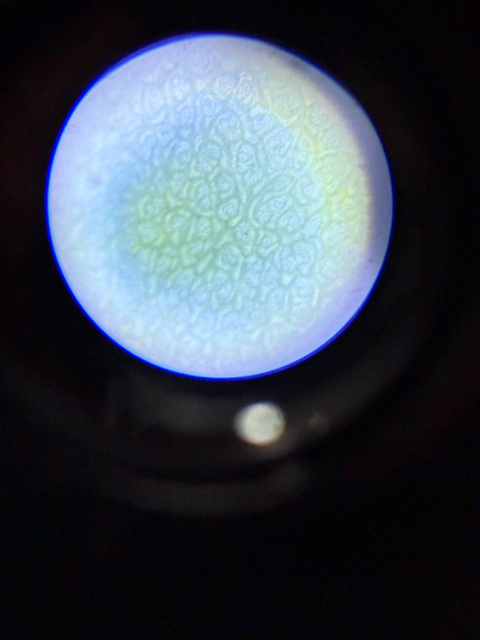
#> input picture reports/2026-07-02_microscopy-cell-structure/images/control_246351.jpg, 960 x 1280 px (shown at 1/2 size); its folder holds only this picture in this run
$ python cv_morphometry.py
#> lines starting #> are read from the running program, lines starting #| are printed output that depends on the picture; after the words box and inside, x2 and y2 are one past the last pixel; in counts of white or black regions, pixels touching at a corner belong together
#!/usr/bin/env python3
"""Fast CLASSICAL-CV cell morphometry (skimage watershed) as method-3 triangulation.
NOT deep learning: DL (Cellpose cpsam) was attempted but CPU-impractical here (no usable GPU).
Uncalibrated (px, no µm), wavy pavement cells → approximate; reported for method-agreement only.
Usage: python cv_morphometry.py images/"""
import sys,os,glob,hashlib,collections,numpy as np
from PIL import Image
from skimage import filters, measure, segmentation, morphology, exposure
from scipy import ndimage as ndi
def fov(path,maxdim=700):
#> called with maxdim = 700
    a=np.asarray(Image.open(path).convert("L"),dtype=np.uint8)
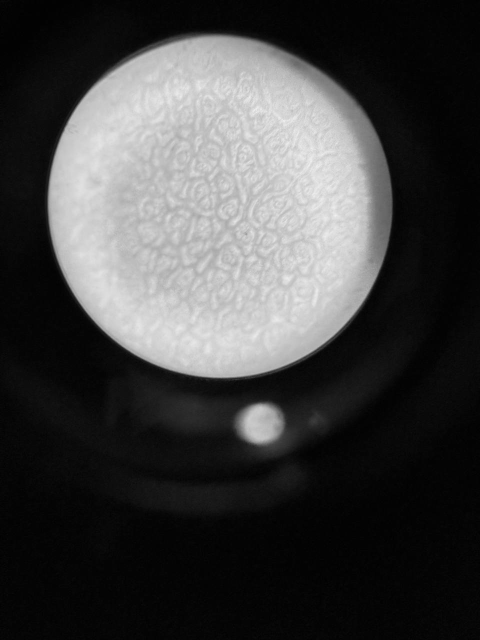
#> a: shape (1280, 960) (shown at 1/2 size); min 0, max 245, mean 66
    af=a.astype(float); thr=max(af.mean()+0.2*af.std(), af.max()*0.25); m=af>thr
#> after `thr = max(af.mean() + 0.2 * af.std(), af.max() * 0.25)`: thr = 83.49
#> after `m = af > thr`:
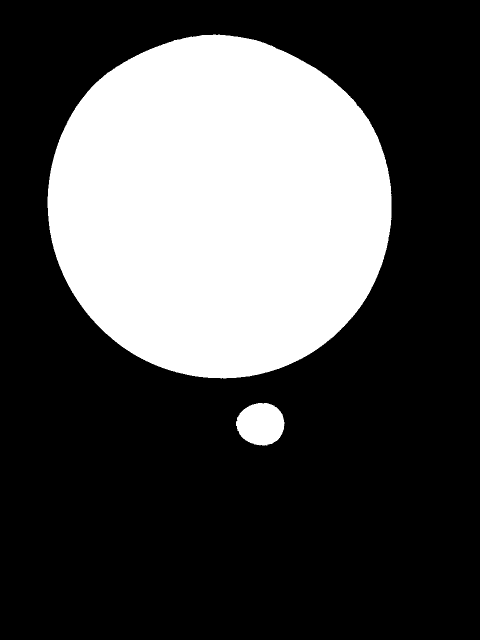
#> m: shape (1280, 960) bool (shown at 1/2 size); 30.7% white; 2 white regions, box (x1, y1, x2, y2) and area: (95, 69, 783, 757) 370678, (472, 806, 569, 891) 6417
    ys,xs=np.where(m)
    if len(xs)<100: return None,None
    a=a[ys.min():ys.max()+1, xs.min():xs.max()+1]; m=m[ys.min():ys.max()+1, xs.min():xs.max()+1]
#> after `m = m[ys.min():ys.max() + 1, xs.min():xs.max() + 1]`: m: shape (822, 688) bool; 66.7% white; 9 black regions (6 under 20 px), largest, box (x1, y1, x2, y2) and area: (0, 347, 688, 822) 137177, (345, 0, 688, 314) 26896, (0, 0, 331, 324) 24354
    im=Image.fromarray(a)
    if max(im.size)>maxdim:
        s=maxdim/max(im.size); im=im.resize((int(im.size[0]*s),int(im.size[1]*s)))
#> after `s = maxdim / max(im.size)`: s = 0.852
        m=np.asarray(Image.fromarray(m.astype('uint8')*255).resize(im.size))>127
#> m: shape (700, 585) bool; 66.7% white; 9 black regions (6 under 20 px), largest, box (x1, y1, x2, y2) and area: (0, 296, 585, 700) 99342, (293, 0, 585, 267) 19483, (0, 0, 281, 276) 17647
    return exposure.equalize_adapthist(np.asarray(im)), m
def seg(path):
    img,m=fov(path)
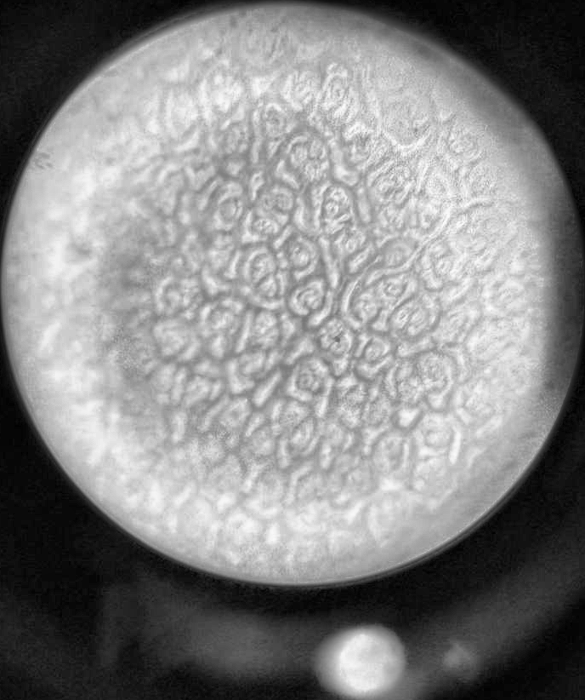
#> img: shape (700, 585) float64; min 0, max 1, mean 0.521
    if img is None: return None
    # cell walls = ridges (sato); interiors = low-ridge regions
    ridges=filters.sato(img, sigmas=range(1,4), black_ridges=False)
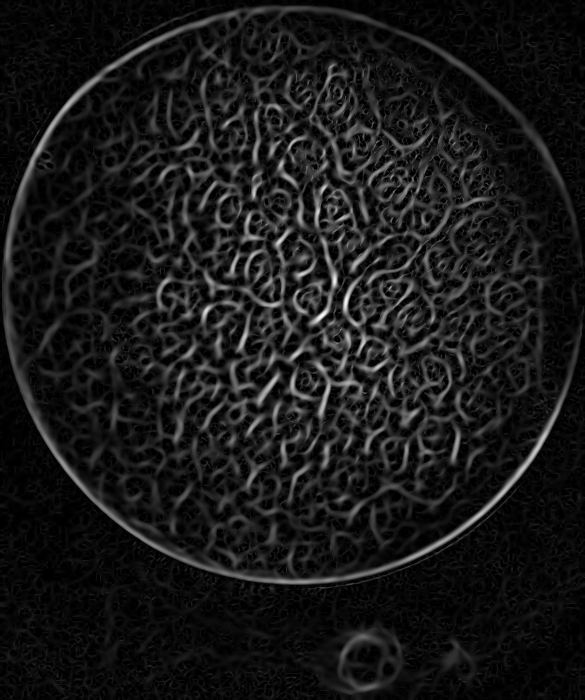
#> ridges: shape (700, 585) float64; min 0, max 0.137, mean 0.0131; drawn with min black and max white
    walls=ridges>filters.threshold_otsu(ridges)
#> walls: shape (700, 585) bool; 16.8% white; 531 white regions (338 under 20 px), largest, box (x1, y1, x2, y2) and area: (184, 148, 492, 474) 21144, (4, 9, 578, 585) 8836, (273, 62, 433, 190) 4368
    interior=~walls & m
#> interior: shape (700, 585) bool; 49.9% white; 116 white regions (71 under 20 px), largest, box (x1, y1, x2, y2) and area: (8, 0, 585, 579) 195149, (321, 628, 403, 700) 3840, (342, 131, 401, 173) 1069
    interior=morphology.remove_small_objects(interior, 20)
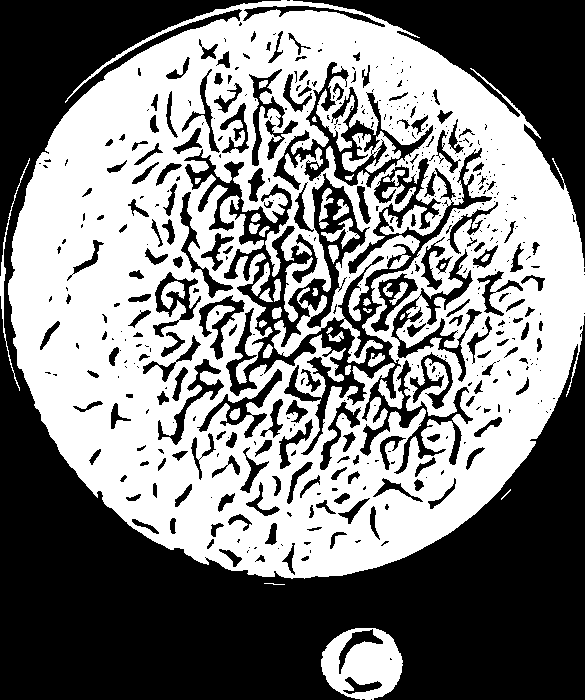
#> interior: shape (700, 585) bool; 49.7% white; 39 white regions, largest, box (x1, y1, x2, y2) and area: (8, 0, 585, 579) 194974, (321, 628, 403, 700) 3840, (342, 131, 401, 173) 1068
    dist=ndi.distance_transform_edt(interior)
    coords=morphology.local_maxima(filters.gaussian(dist,1))
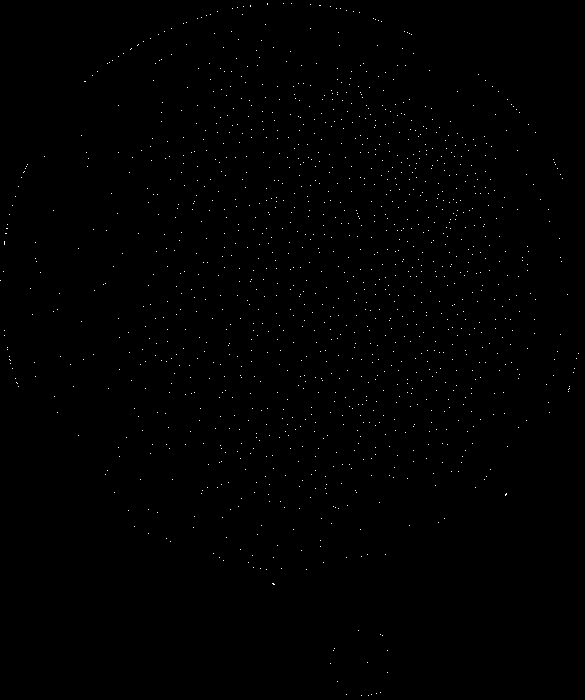
#> coords: shape (700, 585) bool; 0.32% white in thin lines or dots
    markers=measure.label(coords & (dist>2))
#> markers: shape (700, 585) int32; 1177 distinct labels, from 0 to 1176
    if markers.max()<2: return None
    lbl=segmentation.watershed(-dist, markers, mask=interior)
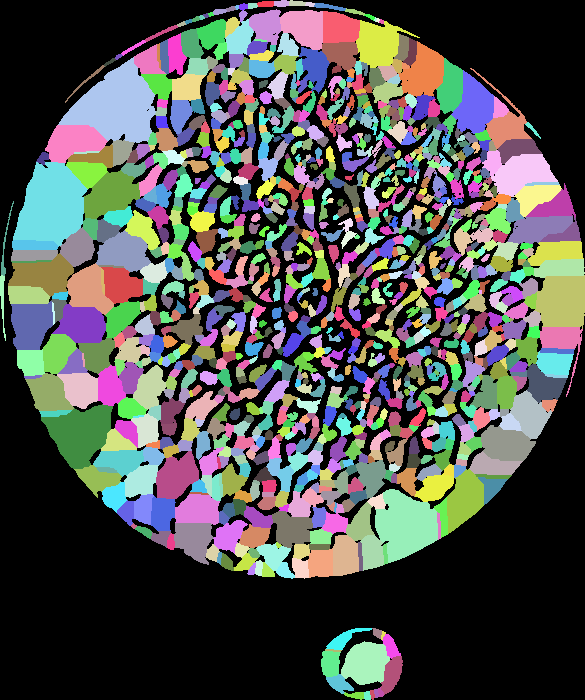
#> lbl: shape (700, 585) int32; 1177 distinct labels, from 0 to 1176; one colour per label, 0 black
    props=[p for p in measure.regionprops(lbl) if 15<=p.area<=img.size*0.2]
#> props = 1169 regions; largest, box (x1, y1, x2, y2) and area: (58, 57, 156, 143) 4650, (13, 162, 88, 246) 4314, (375, 489, 438, 563) 3153, (41, 404, 113, 469) 2813, (534, 275, 585, 329) 2287
    if not props: return None
    areas=[p.area for p in props]
#> areas = 1169 values, max 4650 at index 110, min 15 at index 730, mean 173.9
    circ=[min(1,4*np.pi*p.area/(p.perimeter**2+1e-9)) for p in props if p.perimeter>0]
#> circ = 1169 values, max 1 at index 7, min 0.121 at index 571, mean 0.799
    return dict(n=len(props), area=float(np.median(areas)),
                circ=float(np.median(circ)), dens=len(props)/(m.sum()+1e-9)*1e4)
def main(imgdir):
    md5=lambda p:hashlib.md5(open(p,'rb').read()).hexdigest()
    seen=set(); g=collections.defaultdict(lambda:collections.defaultdict(list))
    for f in sorted(glob.glob(f"{imgdir}/*.jpg")):
        h=md5(f)
        if h in seen: print("DUP skip",os.path.basename(f)); continue
        seen.add(h); lab="control" if os.path.basename(f).startswith("control") else "treated"
        r=seg(f)
#> r = {'n': 1169, 'area': 83, 'circ': 0.814, 'dens': 42.82}
        if not r: print(os.path.basename(f),"seg-none"); continue
        print(f"{lab:8s} {os.path.basename(f)[:38]:38s} n={r['n']:4d} medArea={r['area']:6.1f} medCirc={r['circ']:.3f} dens/10kFOVpx={r['dens']:.2f}")
#| control  control_246351.jpg                     n=1169 medArea=  83.0 medCirc=0.814 dens/10kFOVpx=42.82
        for k in r: g[lab][k].append(r[k])
#> this loop made 4 passes
    print("\n=== group medians (control vs treated), classical watershed, uncalibrated ===")
    for k in ['n','area','circ','dens']:
        if g['control'][k] and g['treated'][k]:
            c=float(np.median(g['control'][k])); t=float(np.median(g['treated'][k]))
            print(f"  {k:5s} control={c:.3f} treated={t:.3f} Δ={100*(t-c)/(c+1e-9):+.1f}%")
if __name__=="__main__": main(sys.argv[1] if len(sys.argv)>1 else "images")

$ run again, on reports/2026-07-02_microscopy-cell-structure/images/treated_17_18_fractal_246362.jpg
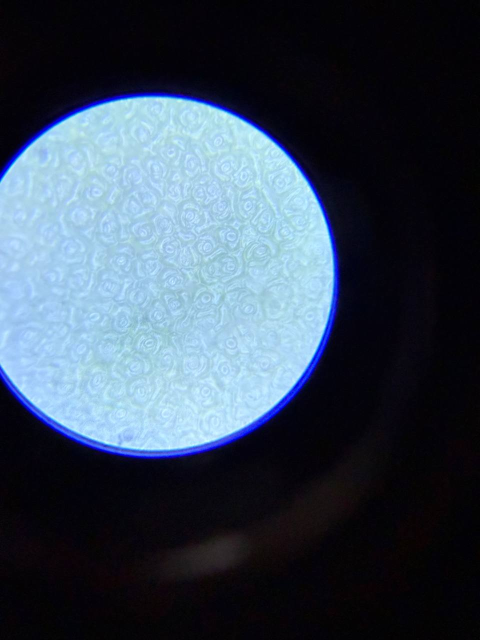
#> input picture reports/2026-07-02_microscopy-cell-structure/images/treated_17_18_fractal_246362.jpg, 960 x 1280 px (shown at 1/2 size)
#> thr = 87.03
#> in fov, `m = af > thr`:
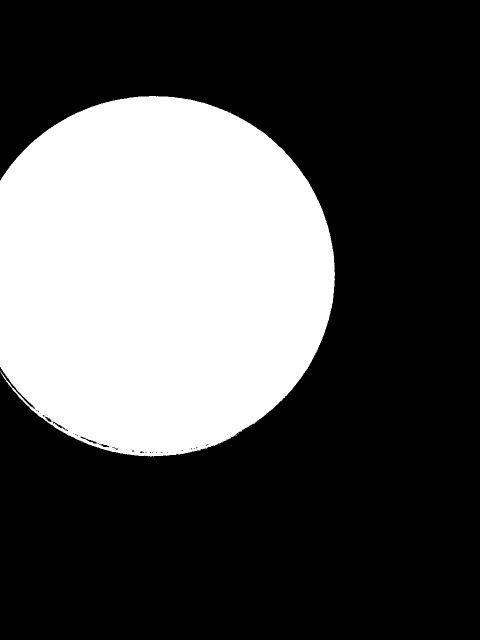
#> m: shape (1280, 960) bool (shown at 1/2 size); 32% white; 1 white region, box (x1, y1, x2, y2) and area: (0, 192, 670, 913) 393826
#> walls: shape (700, 650) bool; 21.7% white; 838 white regions (422 under 20 px), largest, box (x1, y1, x2, y2) and area: (0, 2, 646, 687) 18561, (430, 176, 535, 364) 2988, (1, 536, 423, 698) 1755
#> coords: shape (700, 650) bool; 0.49% white in thin lines or dots
#> markers: shape (700, 650) int32; 1921 distinct labels, from 0 to 1920
#> in seg, `lbl=segmentation.watershed(-dist, markers, mask=interior)`:
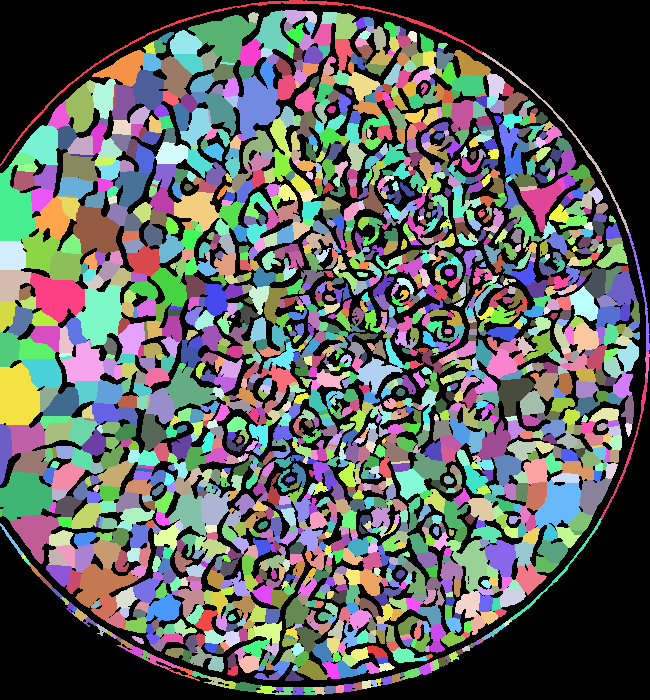
#> lbl: shape (700, 650) int32; 1921 distinct labels, from 0 to 1920; one colour per label, 0 black
#> props = 1904 regions; largest, box (x1, y1, x2, y2) and area: (0, 363, 40, 425) 2066, (75, 285, 123, 347) 1937, (0, 472, 53, 521) 1906, (0, 166, 36, 241) 1832, (30, 272, 85, 323) 1762
#> areas = 1904 values, max 2066 at index 1063, min 15 at index 215, mean 143.2
#> circ = 1904 values, max 1 at index 9, min 0.0192 at index 0, mean 0.807
#> r = {'n': 1904, 'area': 83, 'circ': 0.819, 'dens': 51.33}
#| treated  treated_17_18_fractal_246362.jpg       n=1904 medArea=  83.0 medCirc=0.819 dens/10kFOVpx=51.33
#> the loop in main, `for k in r: g[lab][k].append(r[k])` made 4 passes

$ run again, on reports/2026-07-02_microscopy-cell-structure/images/treated_17_19_fractal_246352.jpg
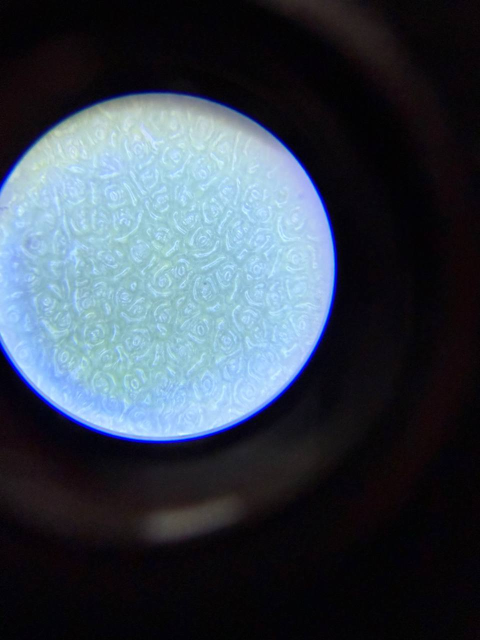
#> input picture reports/2026-07-02_microscopy-cell-structure/images/treated_17_19_fractal_246352.jpg, 960 x 1280 px (shown at 1/2 size)
#> thr = 82.53
#> in fov, `m = af > thr`:
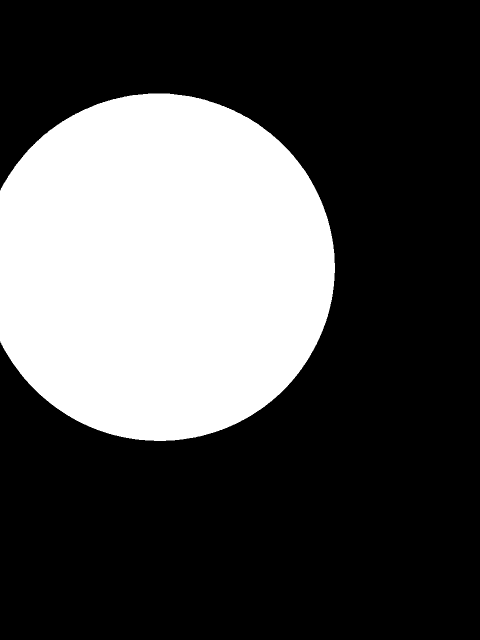
#> m: shape (1280, 960) bool (shown at 1/2 size); 30.7% white; 1 white region, box (x1, y1, x2, y2) and area: (0, 187, 670, 882) 376974
#> walls: shape (695, 670) bool; 19.6% white; 715 white regions (308 under 20 px), largest, box (x1, y1, x2, y2) and area: (0, 475, 591, 686) 5487, (70, 418, 210, 564) 3041, (194, 500, 295, 658) 2264
#> coords: shape (695, 670) bool; 0.41% white in thin lines or dots
#> markers: shape (695, 670) int32; 1704 distinct labels, from 0 to 1703
#> in seg, `lbl=segmentation.watershed(-dist, markers, mask=interior)`:
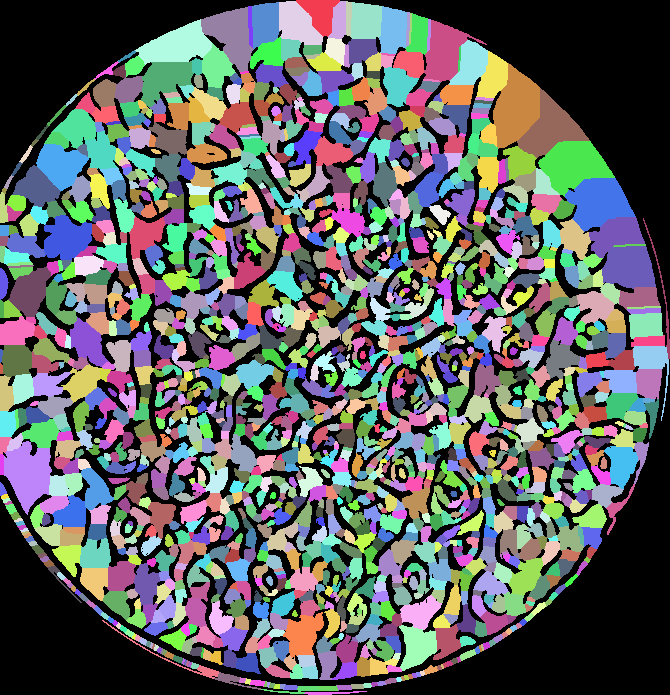
#> lbl: shape (695, 670) int32; 1704 distinct labels, from 0 to 1703; one colour per label, 0 black
#> props = 1689 regions; largest, box (x1, y1, x2, y2) and area: (493, 63, 540, 149) 2594, (538, 141, 615, 197) 2495, (565, 178, 636, 232) 2375, (4, 441, 52, 515) 2232, (517, 88, 590, 158) 2169
#> areas = 1689 values, max 2594 at index 104, min 15 at index 974, mean 168.5
#> circ = 1689 values, max 1 at index 44, min 0.0607 at index 714, mean 0.794
#> r = {'n': 1689, 'area': 100, 'circ': 0.808, 'dens': 44.8}
#| treated  treated_17_19_fractal_246352.jpg       n=1689 medArea= 100.0 medCirc=0.808 dens/10kFOVpx=44.80
#> the loop in main, `for k in r: g[lab][k].append(r[k])` made 4 passes

$ run again, on reports/2026-07-02_microscopy-cell-structure/images/control_246353.jpg
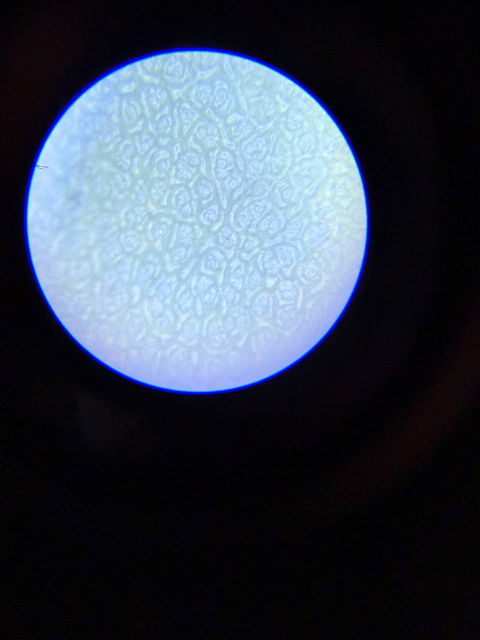
#> input picture reports/2026-07-02_microscopy-cell-structure/images/control_246353.jpg, 960 x 1280 px (shown at 1/2 size)
#> thr = 81.53
#> walls: shape (683, 682) bool; 18.6% white; 616 white regions (313 under 20 px), largest, box (x1, y1, x2, y2) and area: (3, 0, 680, 680) 17766, (368, 292, 552, 519) 5493, (358, 186, 431, 363) 3133
#> coords: shape (683, 682) bool; 0.41% white in thin lines or dots
#> markers: shape (683, 682) int32; 1454 distinct labels, from 0 to 1453
#> in seg, `lbl=segmentation.watershed(-dist, markers, mask=interior)`:
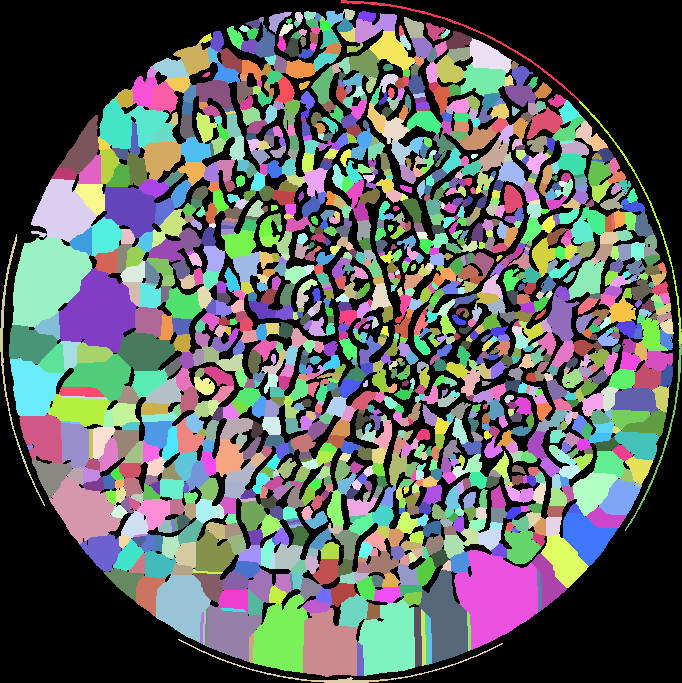
#> lbl: shape (683, 682) int32; 1454 distinct labels, from 0 to 1453; one colour per label, 0 black
#> props = 1446 regions; largest, box (x1, y1, x2, y2) and area: (454, 550, 538, 650) 5500, (12, 237, 92, 328) 4902, (59, 268, 137, 353) 4333, (358, 599, 415, 676) 3298, (253, 594, 308, 673) 3070
#> areas = 1446 values, max 5500 at index 1421, min 15 at index 416, mean 191.6
#> circ = 1446 values, max 1 at index 3, min 0.0262 at index 1445, mean 0.803
#> r = {'n': 1446, 'area': 111.5, 'circ': 0.81, 'dens': 39.58}
#| control  control_246353.jpg                     n=1446 medArea= 111.5 medCirc=0.810 dens/10kFOVpx=39.58
#> the loop in main, `for k in r: g[lab][k].append(r[k])` made 4 passes
